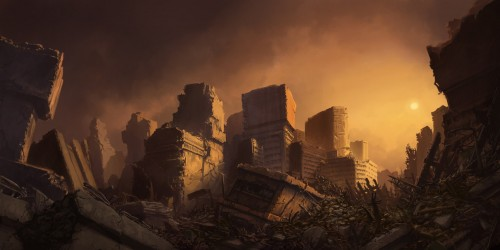
#> input picture dataset/FiltroFrequencia/t1.jpg, 500 x 250 px, found by its file name
$ jupyter execute Exemplo_Transformacao.ipynb   (text cells are left out)
#> lines starting #> are read from the running program, lines starting #| are printed output that depends on the picture; pictures that were not available may be replaced by others from this repository, and a replacement may not be noted
[cell 1]
import cv2
import numpy as np
import matplotlib.pyplot as plt
#caso for usar o Google Colab com a OpenCV, usar a lib abaixo
from google.colab.patches import cv2_imshow

[cell 2]
#abrir a imagem
img = cv2.imread('t1.jpg',1)
#> img is the input picture: shape (250, 500, 3); mean B, G, R 34.8, 52.4, 81
#caso for usar o Google Colab com a OpenCV,
cv2_imshow(img)

[cell 3]
#mostrando a imagem colorida - caso você use Python no seu computador
#reutilize para exibir as imagens em outros códigos
#Voce pode descomentar o código apagando as aspas simples
'''
cv2.imshow('in', img)
cv2.waitKey(0)
cv2.destroyAllWindows()
'''

[cell 4]
#aplicando conversão ponderada - converte imagem colorida para preto e branco
#img_grayscale_basic = 0.299*img[ : , : ,0] + 0.587*img[ : , : ,1] + 0.114*img[ : , : ,2]

#cv2
B, G, R = cv2.split(img)
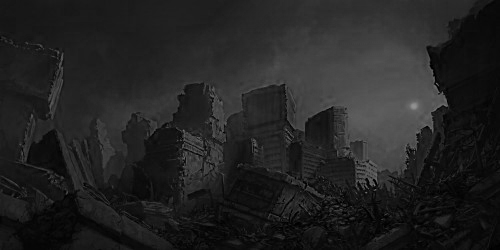
#> B: shape (250, 500); min 0, max 146, mean 34.8
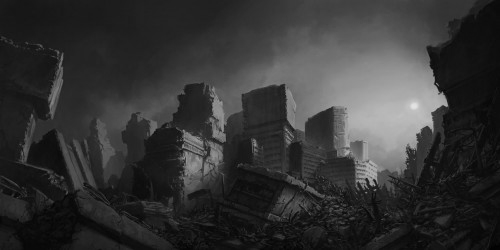
#> G: shape (250, 500); min 0, max 227, mean 52.4
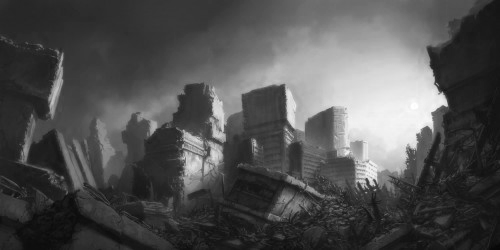
#> R: shape (250, 500); min 7, max 255, mean 81
img_grayscale_pondered = 0.299*B+0.587*G+0.114*R

img_grayscale_pondered = np.array(img_grayscale_pondered, dtype=np.uint8)

cv2_imshow(img_grayscale_pondered)

[cell 5]
#negativo

#img_negative[ : , : ,0] = 255 - img[ : , : ,0]
#img_negative[ : , : ,1] = 255 - img[ : , : ,1]
#img_negative[ : , : ,2] = 255 - img[ : , : ,2]

#Mude a variavel colorida para 1 caso queira colorida, o para 0 caso queira em escala de cinza
colorida = 1
img_in = cv2.imread('t1.jpg',colorida)

img_out = 255 - img_in
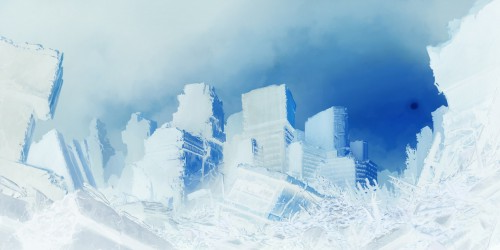
#> img_out: shape (250, 500, 3); mean B, G, R 220.2, 202.6, 174

cv2_imshow(img_in)
cv2_imshow(img_out)

[cell 6]
#contraste e brilho
img_in = cv2.imread('t1.jpg',0)
#> img_in: shape (250, 500); min 3, max 226, mean 58.9
#altere os valores tanto de a quanto de b

a = -1
b = 1

img_out = a*img_in + b
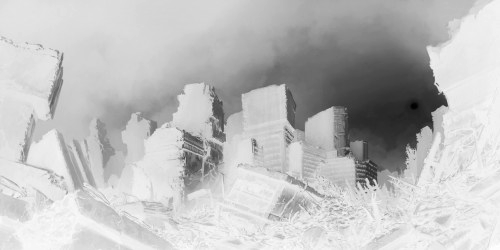
#> img_out: shape (250, 500) int16; min -225, max -2, mean -57.94; drawn with min black and max white

img_out = np.array(img_out, dtype = np.uint8)
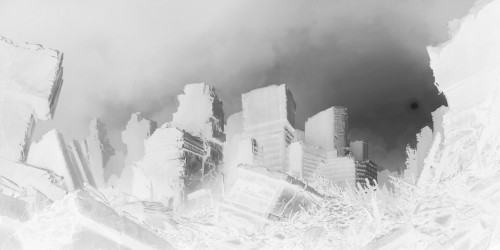
#> img_out: shape (250, 500); min 31, max 254, mean 198.1

cv2_imshow(img_in)
cv2_imshow(img_out)

[cell 7]
#suavização
#você pode ler sobre o conceito aqui: https://docs.opencv.org/4.x/d4/d13/tutorial_py_filtering.html
img_in = cv2.imread('t2.png',0)
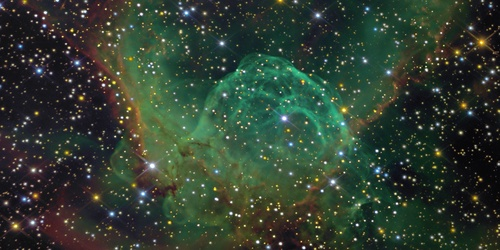
#> input picture dataset/OperacaoPontuais_FiltroEspacial/data/t2.jpg, 500 x 250 px, given in place of t2.png, which was not available
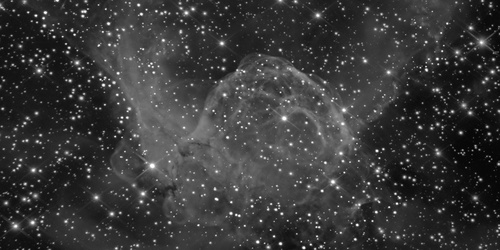
#> img_in: shape (250, 500); min 0, max 255, mean 56.9

kernel = np.ones((5,5),np.float32)/25

img_out_1 = cv2.filter2D(img_in,-1,kernel)
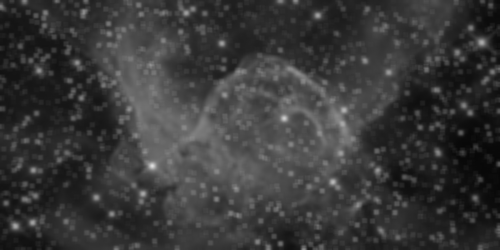
#> img_out_1: shape (250, 500); min 7, max 221, mean 56.9


cv2_imshow(img_in)
cv2_imshow(img_out_1)
